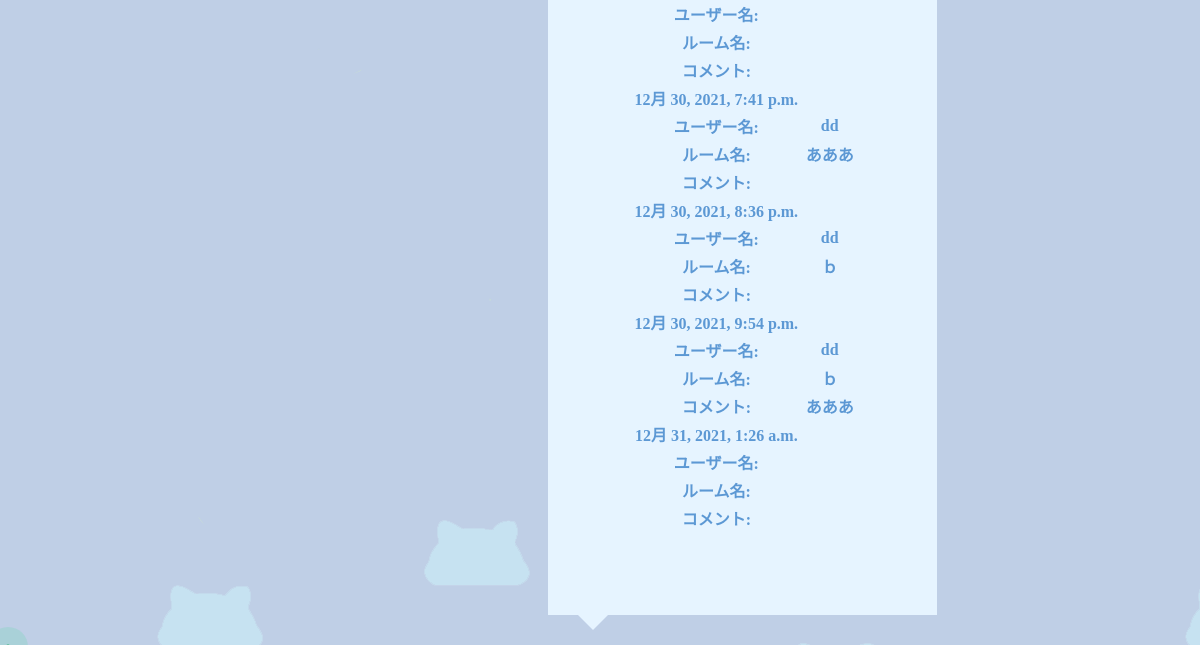
The page /game/home/match/ (lower part) on the database as committed earlier.
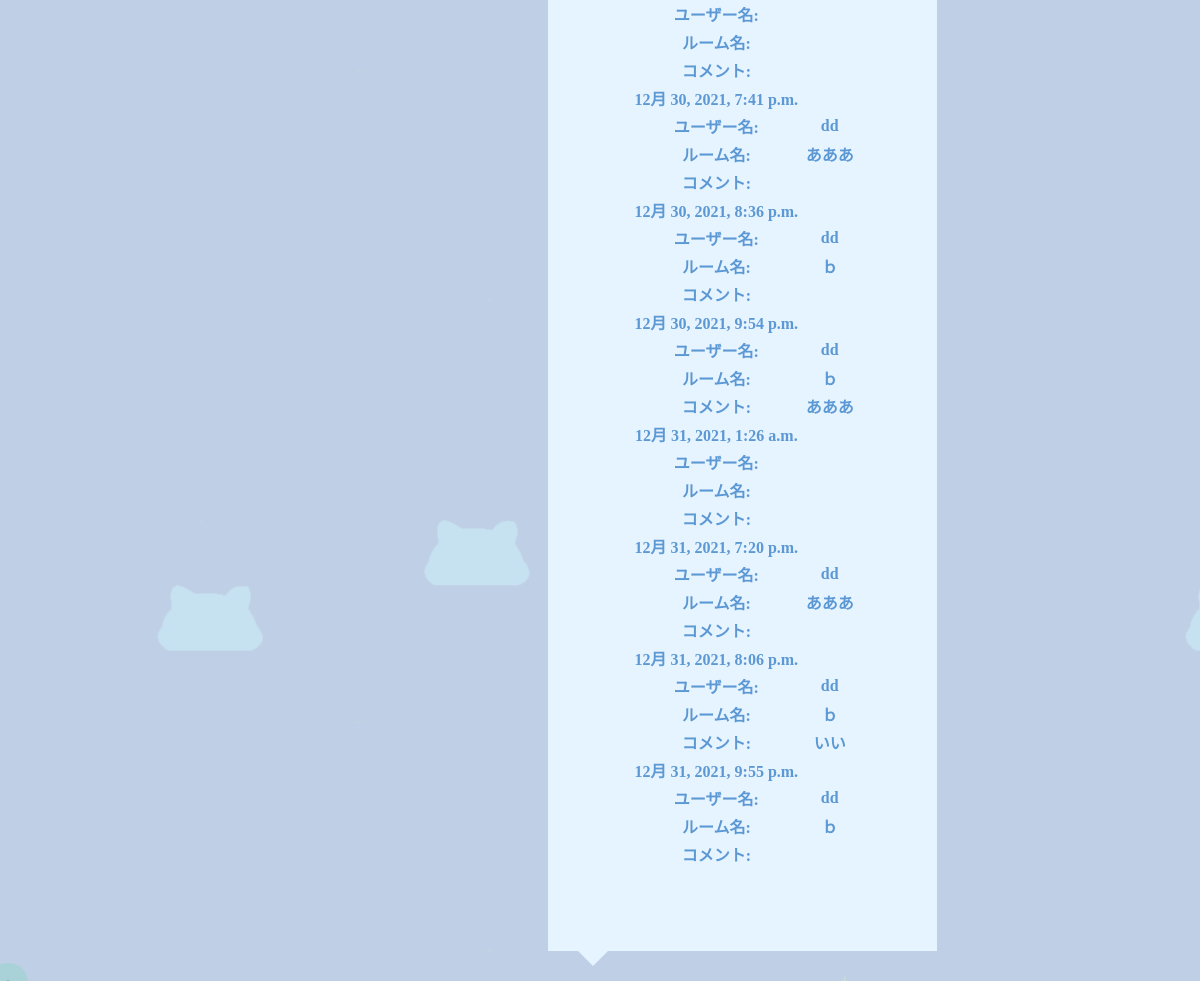
The same page on the database as committed later.
### game/models.py (models this page shows)
class Log(models.Model):
    username = models.CharField(max_length=256)
    roomname = models.CharField(max_length=256)
    comment = models.TextField(default='')
    time = models.DateTimeField(default=timezone.now)

### game/views.py (the view)
# urls.py: path('home/match/', views.match, name='match'),
def match(request):
    logs = Log.objects.all()
    data = {'logs' : logs}
    return render(request, 'game/match.html', data)

### templates/game/match.html (shortened to what this page needs)
{% load static %}
<!DOCTYPE html>
<html>
<head>
    <link type="text/css" rel="stylesheet" href="{% static 'css/style.css' %}">
    <link type="text/css" rel="stylesheet" href="{% static 'css/home.css' %}">
    <link type="text/css" rel="stylesheet" href="{% static 'css/match.css' %}">
</head>
<body>
    <table class="box_show">
        {% for log in logs %}
        <tr>
            <td>{{ log.time }}</td>
        </tr>
        <tr>
            <td>ユーザー名:</td><td>{{ log.username }}</td>
        </tr>
        <tr>
            <td>ルーム名:</td><td>{{ log.roomname }}</td>
        </tr>
        <tr>
            <td>コメント:</td><td>{{log.comment }}</td>
        </tr>
        {% endfor %}
    </table>
</body>
</html>

Rows that differ between the two databases and show on the page:
added Log: time "12月 31, 2021, 7:20 p.m.", username "dd", roomname "あああ"
added Log: time "12月 31, 2021, 8:06 p.m.", username "dd", roomname "ｂ", comment "いい"
added Log: time "12月 31, 2021, 9:55 p.m.", username "dd", roomname "ｂ"
